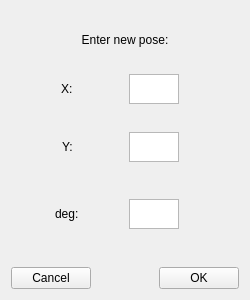
<?xml version="1.0" encoding="UTF-8"?>
<ui version="4.0">
 <class>ChangePoseWindow</class>
 <widget class="QWidget" name="ChangePoseWindow">
  <property name="geometry">
   <rect>
    <x>0</x>
    <y>0</y>
    <width>250</width>
    <height>300</height>
   </rect>
  </property>
  <property name="minimumSize">
   <size>
    <width>250</width>
    <height>300</height>
   </size>
  </property>
  <property name="maximumSize">
   <size>
    <width>250</width>
    <height>300</height>
   </size>
  </property>
  <property name="windowTitle">
   <string>Change Pose</string>
  </property>
  <layout class="QHBoxLayout" name="horizontalLayout">
   <item>
    <layout class="QVBoxLayout" name="verticalLayout">
     <item>
      <layout class="QVBoxLayout" name="verticalLayout_2">
       <item>
        <spacer name="verticalSpacer_5">
         <property name="orientation">
          <enum>Qt::Vertical</enum>
         </property>
         <property name="sizeHint" stdset="0">
          <size>
           <width>20</width>
           <height>40</height>
          </size>
         </property>
        </spacer>
       </item>
       <item>
        <widget class="QLabel" name="textLabel">
         <property name="text">
          <string>Enter new pose:</string>
         </property>
         <property name="alignment">
          <set>Qt::AlignCenter</set>
         </property>
        </widget>
       </item>
       <item>
        <spacer name="verticalSpacer_4">
         <property name="orientation">
          <enum>Qt::Vertical</enum>
         </property>
         <property name="sizeHint" stdset="0">
          <size>
           <width>20</width>
           <height>40</height>
          </size>
         </property>
        </spacer>
       </item>
       <item>
        <layout class="QHBoxLayout" name="horizontalLayout_4">
         <property name="topMargin">
          <number>0</number>
         </property>
         <item>
          <spacer name="horizontalSpacer_4">
           <property name="orientation">
            <enum>Qt::Horizontal</enum>
           </property>
           <property name="sizeHint" stdset="0">
            <size>
             <width>40</width>
             <height>20</height>
            </size>
           </property>
          </spacer>
         </item>
         <item>
          <widget class="QLabel" name="label_2">
           <property name="text">
            <string>X:</string>
           </property>
          </widget>
         </item>
         <item>
          <spacer name="horizontalSpacer_2">
           <property name="orientation">
            <enum>Qt::Horizontal</enum>
           </property>
           <property name="sizeHint" stdset="0">
            <size>
             <width>40</width>
             <height>20</height>
            </size>
           </property>
          </spacer>
         </item>
         <item>
          <widget class="PoseTextEdit" name="textEditX">
           <property name="minimumSize">
            <size>
             <width>50</width>
             <height>30</height>
            </size>
           </property>
           <property name="maximumSize">
            <size>
             <width>50</width>
             <height>30</height>
            </size>
           </property>
          </widget>
         </item>
         <item>
          <spacer name="horizontalSpacer_3">
           <property name="orientation">
            <enum>Qt::Horizontal</enum>
           </property>
           <property name="sizeType">
            <enum>QSizePolicy::Fixed</enum>
           </property>
           <property name="sizeHint" stdset="0">
            <size>
             <width>60</width>
             <height>20</height>
            </size>
           </property>
          </spacer>
         </item>
        </layout>
       </item>
       <item>
        <spacer name="verticalSpacer_3">
         <property name="orientation">
          <enum>Qt::Vertical</enum>
         </property>
         <property name="sizeHint" stdset="0">
          <size>
           <width>20</width>
           <height>40</height>
          </size>
         </property>
        </spacer>
       </item>
       <item>
        <layout class="QHBoxLayout" name="horizontalLayout_6">
         <property name="topMargin">
          <number>0</number>
         </property>
         <item>
          <spacer name="horizontalSpacer_6">
           <property name="orientation">
            <enum>Qt::Horizontal</enum>
           </property>
           <property name="sizeHint" stdset="0">
            <size>
             <width>40</width>
             <height>20</height>
            </size>
           </property>
          </spacer>
         </item>
         <item>
          <widget class="QLabel" name="label_3">
           <property name="text">
            <string>Y:</string>
           </property>
          </widget>
         </item>
         <item>
          <spacer name="horizontalSpacer_5">
           <property name="orientation">
            <enum>Qt::Horizontal</enum>
           </property>
           <property name="sizeHint" stdset="0">
            <size>
             <width>40</width>
             <height>20</height>
            </size>
           </property>
          </spacer>
         </item>
         <item>
          <widget class="PoseTextEdit" name="textEditY">
           <property name="maximumSize">
            <size>
             <width>50</width>
             <height>30</height>
            </size>
           </property>
          </widget>
         </item>
         <item>
          <spacer name="horizontalSpacer_10">
           <property name="orientation">
            <enum>Qt::Horizontal</enum>
           </property>
           <property name="sizeType">
            <enum>QSizePolicy::Fixed</enum>
           </property>
           <property name="sizeHint" stdset="0">
            <size>
             <width>60</width>
             <height>20</height>
            </size>
           </property>
          </spacer>
         </item>
        </layout>
       </item>
       <item>
        <spacer name="verticalSpacer_2">
         <property name="orientation">
          <enum>Qt::Vertical</enum>
         </property>
         <property name="sizeType">
          <enum>QSizePolicy::Expanding</enum>
         </property>
         <property name="sizeHint" stdset="0">
          <size>
           <width>20</width>
           <height>50</height>
          </size>
         </property>
        </spacer>
       </item>
       <item>
        <layout class="QHBoxLayout" name="horizontalLayout_7">
         <property name="topMargin">
          <number>0</number>
         </property>
         <item>
          <spacer name="horizontalSpacer_8">
           <property name="orientation">
            <enum>Qt::Horizontal</enum>
           </property>
           <property name="sizeHint" stdset="0">
            <size>
             <width>40</width>
             <height>20</height>
            </size>
           </property>
          </spacer>
         </item>
         <item>
          <widget class="QLabel" name="label_4">
           <property name="text">
            <string>deg:</string>
           </property>
          </widget>
         </item>
         <item>
          <spacer name="horizontalSpacer_7">
           <property name="orientation">
            <enum>Qt::Horizontal</enum>
           </property>
           <property name="sizeHint" stdset="0">
            <size>
             <width>40</width>
             <height>20</height>
            </size>
           </property>
          </spacer>
         </item>
         <item>
          <widget class="PoseTextEdit" name="textEditDeg">
           <property name="maximumSize">
            <size>
             <width>50</width>
             <height>30</height>
            </size>
           </property>
          </widget>
         </item>
         <item>
          <spacer name="horizontalSpacer_9">
           <property name="orientation">
            <enum>Qt::Horizontal</enum>
           </property>
           <property name="sizeType">
            <enum>QSizePolicy::Fixed</enum>
           </property>
           <property name="sizeHint" stdset="0">
            <size>
             <width>60</width>
             <height>20</height>
            </size>
           </property>
          </spacer>
         </item>
        </layout>
       </item>
       <item>
        <spacer name="verticalSpacer">
         <property name="orientation">
          <enum>Qt::Vertical</enum>
         </property>
         <property name="sizeType">
          <enum>QSizePolicy::Expanding</enum>
         </property>
         <property name="sizeHint" stdset="0">
          <size>
           <width>20</width>
           <height>50</height>
          </size>
         </property>
        </spacer>
       </item>
       <item>
        <layout class="QHBoxLayout" name="horizontalLayout_3">
         <property name="topMargin">
          <number>0</number>
         </property>
         <item>
          <widget class="QPushButton" name="buttonCancel">
           <property name="text">
            <string>Cancel</string>
           </property>
          </widget>
         </item>
         <item>
          <spacer name="horizontalSpacer">
           <property name="orientation">
            <enum>Qt::Horizontal</enum>
           </property>
           <property name="sizeHint" stdset="0">
            <size>
             <width>40</width>
             <height>20</height>
            </size>
           </property>
          </spacer>
         </item>
         <item>
          <widget class="QPushButton" name="buttonOk">
           <property name="text">
            <string>OK</string>
           </property>
          </widget>
         </item>
        </layout>
       </item>
      </layout>
     </item>
    </layout>
   </item>
  </layout>
 </widget>
 <customwidgets>
  <customwidget>
   <class>PoseTextEdit</class>
   <extends>QTextEdit</extends>
   <header location="global">posetextedit.h</header>
  </customwidget>
 </customwidgets>
 <tabstops>
  <tabstop>textEditX</tabstop>
  <tabstop>textEditY</tabstop>
  <tabstop>textEditDeg</tabstop>
  <tabstop>buttonOk</tabstop>
  <tabstop>buttonCancel</tabstop>
 </tabstops>
 <resources/>
 <connections/>
</ui>
